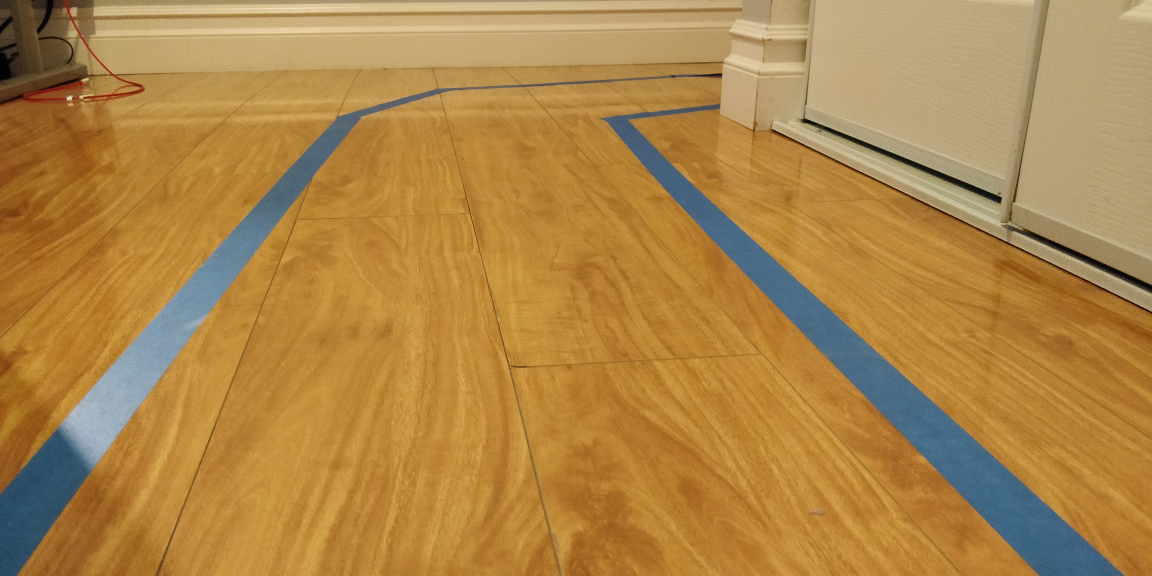
#> input picture lane detection/straight2.jpg, 4608 x 2304 px (shown at 1/4 size)
$ python read.py
#> lines starting #> are read from the running program, lines starting #| are printed output that depends on the picture; after the words box and inside, x2 and y2 are one past the last pixel; in counts of white or black regions, pixels touching at a corner belong together
import cv2
import numpy as np


#Creates mask to isolate blue areas within image
def detect_edges(frame):
    hsv = cv2.cvtColor(frame, cv2.COLOR_BGR2HSV)
    lower_blue = np.array([60, 40, 40])
    upper_blue = np.array([150, 255, 255])
    mask = cv2.inRange(hsv, lower_blue, upper_blue)
    edges = cv2.Canny(mask, 200, 400)
    return edges

#Crop out top half of screen to reduce extra noise in image
def findRegionOfInterest(edges):
    height, width = edges.shape
    mask = np.zeros_like(edges)

    # only focus bottom half of the screen
    polygon = np.array([[
        (0, height * 1 / 2),
        (width, height * 1 / 2),
        (width, height),
        (0, height),
    ]], np.int32)

    cv2.fillPoly(mask, polygon, 255)
    cropped_edges = cv2.bitwise_and(edges, mask)
    return cropped_edges

def detect_line_segments(cropped_edges):
    rho = 1  # distance precision in pixel
    angle = np.pi / 180  # angular precision in radian
    min_threshold = 10  # minimal of votes
    line_segments = cv2.HoughLinesP(cropped_edges, rho, angle, min_threshold, np.array([]), minLineLength=8, maxLineGap=4)
    return line_segments

def make_points(frame, line):
    height, width, _ = frame.shape
    slope, intercept = line
    y1 = height  # bottom of the frame
    y2 = int(y1 * 1 / 2)  # make points from middle of the frame down

    # bound the coordinates within the frame
    x1 = max(-width, min(2 * width, int((y1 - intercept) / slope)))
    x2 = max(-width, min(2 * width, int((y2 - intercept) / slope)))
    return [[x1, y1, x2, y2]]

#Finds the left and right lane by classifying the blue tape based on which side they are on the screen. Once classified,
#calculate average of the slopes and intercepts of the line segments to get the slopes and intercepts of left and right lane lines.
def average_slope_intercept(frame, line_segments):
    """
    This function combines line segments into one or two lane lines
    If all line slopes are < 0: then we only have detected left lane
    If all line slopes are > 0: then we only have detected right lane
    """
    lane_lines = []
    if line_segments is None:
        return lane_lines

    height, width, _ = frame.shape
    left_fit = []
    right_fit = []

    boundary = 1/3
    left_region_boundary = width * (1 - boundary)  # left lane line segment should be on left 2/3 of the screen
    right_region_boundary = width * boundary # right lane line segment should be on left 2/3 of the screen

    for line_segment in line_segments:
        for x1, y1, x2, y2 in line_segment:
            if x1 == x2:
                continue
            fit = np.polyfit((x1, x2), (y1, y2), 1)
            slope = fit[0]
            intercept = fit[1]
            if slope < 0:
                if x1 < left_region_boundary and x2 < left_region_boundary:
                    left_fit.append((slope, intercept))
            else:
                if x1 > right_region_boundary and x2 > right_region_boundary:
                    right_fit.append((slope, intercept))

    left_fit_average = np.average(left_fit, axis=0)
    if len(left_fit) > 0:
        lane_lines.append(make_points(frame, left_fit_average))

    right_fit_average = np.average(right_fit, axis=0)
    if len(right_fit) > 0:
        lane_lines.append(make_points(frame, right_fit_average))
    return lane_lines

def detectLane(frame):
    edges = detect_edges(frame)
    region_of_interest = findRegionOfInterest(edges)
    line_segments = detect_line_segments(region_of_interest)
    average_slope = average_slope_intercept(frame, line_segments)
    return average_slope

def display_lines(frame, lines, line_color=(0, 255, 0), line_width=2):
    line_image = np.zeros_like(frame)
    if lines is not None:
        for line in lines:
            for x1, y1, x2, y2 in line:
                cv2.line(line_image, (x1, y1), (x2, y2), line_color, line_width)
    line_image = cv2.addWeighted(frame, 0.8, line_image, 1, 1)
    return line_image

frame = cv2.imread('straight2.jpg')
#> frame is the input picture: shape (2304, 4608, 3); mean B, G, R 71.6, 134.1, 175.1
lane_line_coordinates = detectLane(frame)
#> in detect_edges, `mask = cv2.inRange(hsv, lower_blue, upper_blue)`:
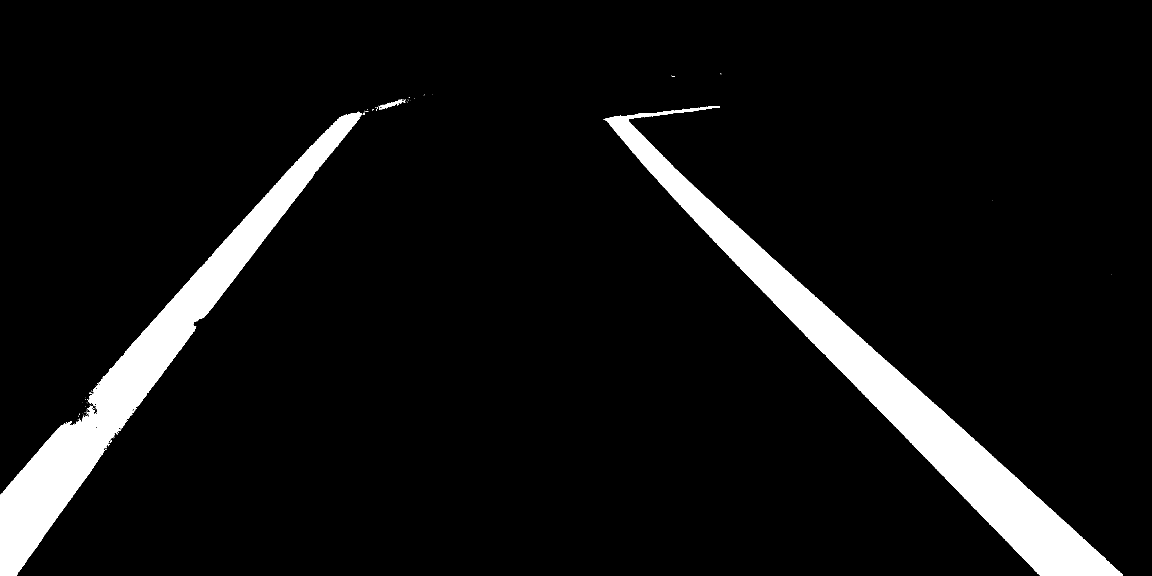
#> mask: shape (2304, 4608) (shown at 1/4 size); 6.9% white; 137 white regions (129 under 20 px), largest, box (x1, y1, x2, y2) and area: (2419, 424, 4492, 2304) 396008, (0, 448, 1448, 2304) 331618, (1520, 398, 1621, 436) 912
#> in detect_edges, `edges = cv2.Canny(mask, 200, 400)`:
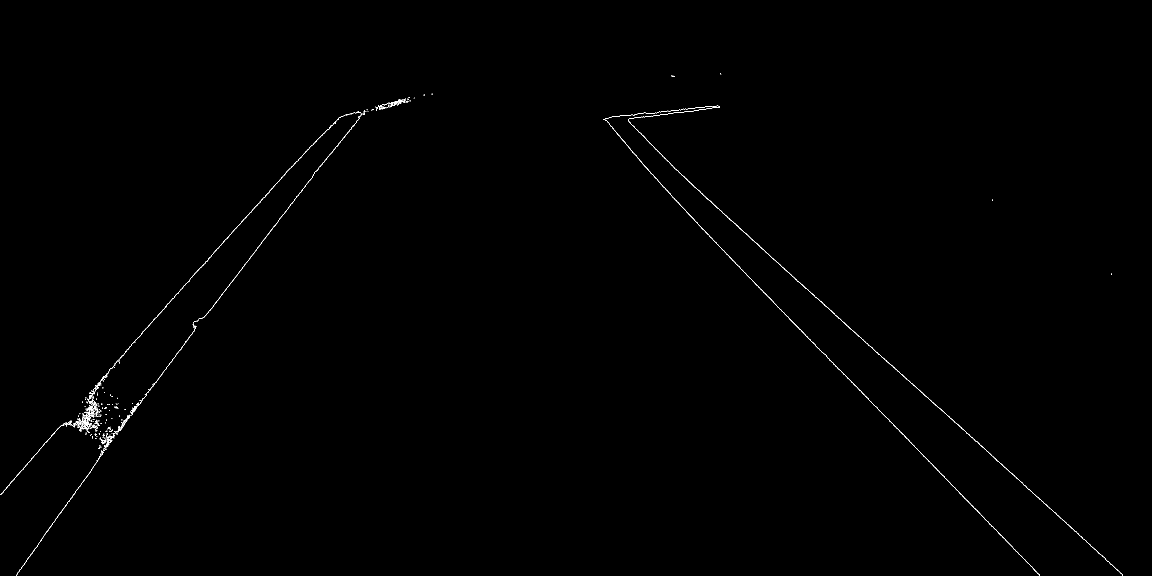
#> edges: shape (2304, 4608) (shown at 1/4 size); 0.15% white in thin lines or dots, all inside (x1, y1, x2, y2) = (0, 294, 4492, 2304)
#> in findRegionOfInterest, `cv2.fillPoly(mask, polygon, 255)`:
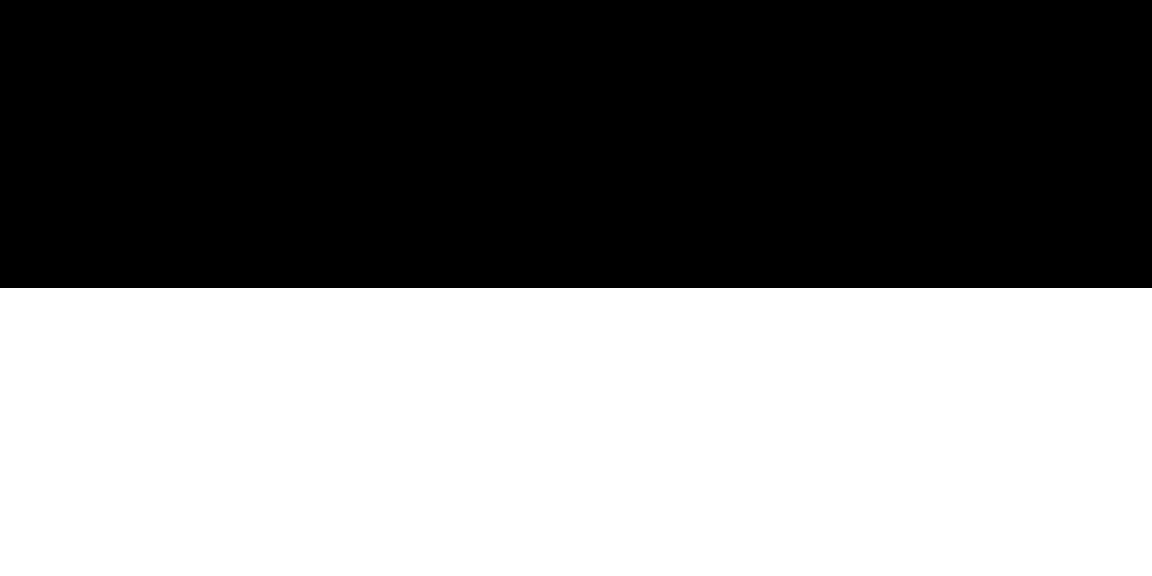
#> mask: shape (2304, 4608) (shown at 1/4 size); 50% white; 1 white region, box (x1, y1, x2, y2) and area: (0, 1152, 4608, 2304) 5308416
#> in findRegionOfInterest, `cropped_edges = cv2.bitwise_and(edges, mask)`:
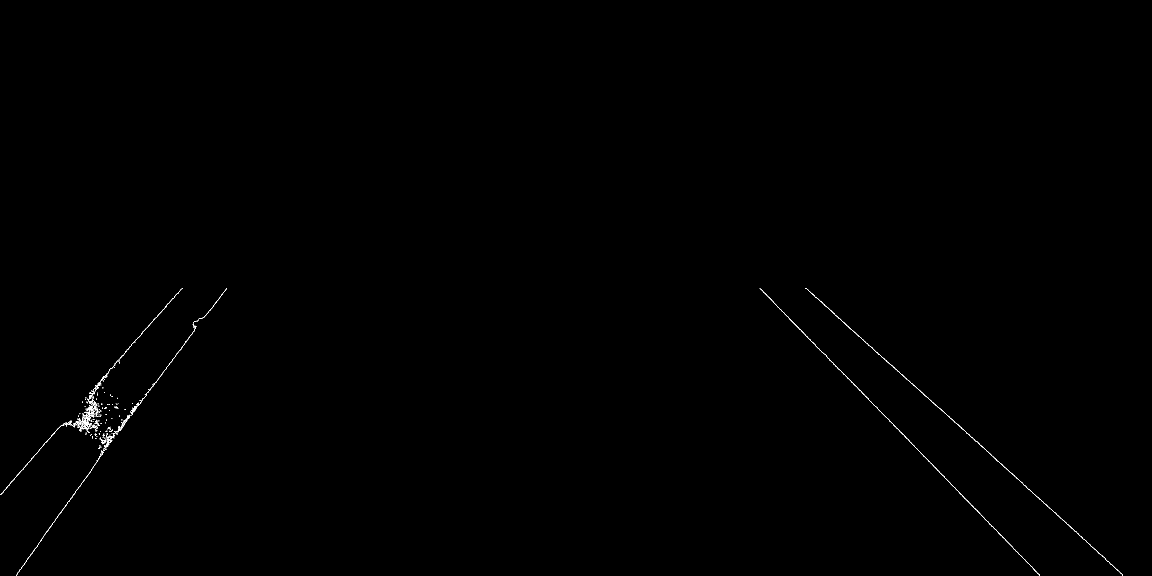
#> cropped_edges: shape (2304, 4608) (shown at 1/4 size); 0.1% white in thin lines or dots, all inside (x1, y1, x2, y2) = (0, 1152, 4492, 2304)
#> in detect_line_segments, `line_segments = cv2.HoughLinesP(cropped_edges, rho, angle, min_thresho..`: line_segments = 457 rows, first 6: [3517, 1418, 3582, 1476], [3495, 1399, 3506, 1409], [3282, 1204, 3297, 1218], [185, 1769, 205, 1745], [375, 1556, 393, 1535], [4132, 2274, 4152, 2295]
#> the loop in average_slope_intercept, `for line_segment in line_segments:` made 457 passes
#> after the loop in average_slope_intercept, `for line_segment in line_segments:`: left_fit = 251 pairs, first value -18 to -4.34e-15, second value 1679.5 to 7977; right_fit = 121 pairs, first value 0.7 to 1.17, second value -2671.1 to -932.2
#> in average_slope_intercept, `left_fit_average = np.average(left_fit, axis=0)`: left_fit_average = [-1.67, 2327.6]
#> in make_points, `slope, intercept = line`: slope = -1.67; intercept = 2327.6
#> in make_points, `x1 = max(-width, min(2 * width, int((y1 - intercept) / slope)))`: x1 = 14
#> in make_points, `x2 = max(-width, min(2 * width, int((y2 - intercept) / slope)))`: x2 = 701
#> in average_slope_intercept, `right_fit_average = np.average(right_fit, axis=0)`: right_fit_average = [0.963, -1867.2]
#> in detectLane, `average_slope = average_slope_intercept(frame, line_segments)`: average_slope = [[[14, 2304, 701, 1152]], [[4332, 2304, 3135, 1152]]]
#> lane_line_coordinates has the same summary as average_slope in detectLane
lane_line_image = display_lines(frame, lane_line_coordinates)
#> the loop in display_lines, `for line in lines:` made 2 passes
#> in display_lines, `line_image = cv2.addWeighted(frame, 0.8, line_image, 1, 1)`:
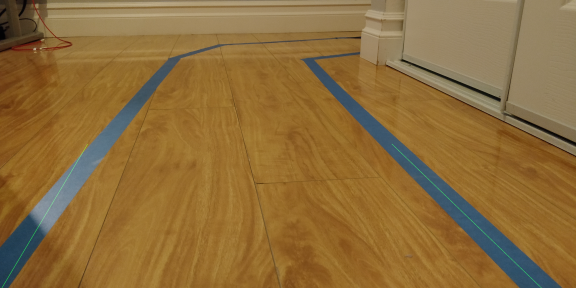
#> line_image: shape (2304, 4608, 3) (shown at 1/8 size); mean B, G, R 58.3, 108.5, 141.1

imS = cv2.resize(lane_line_image, (960, 540))
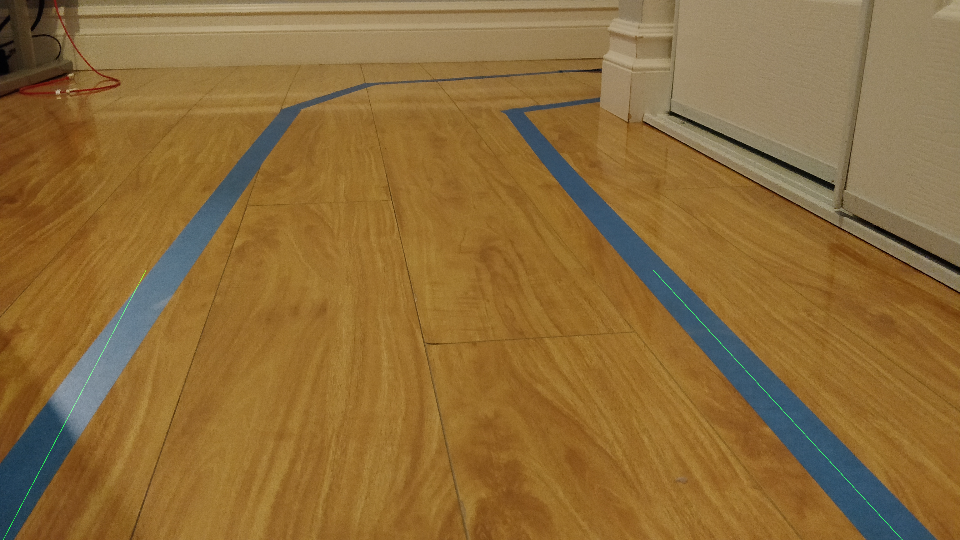
#> imS: shape (540, 960, 3); mean B, G, R 58.2, 108.4, 141
cv2.imshow('result', imS)
cv2.waitKey(0)

$ run again, with lane detection/straight1.jpg copied over lane detection/straight2.jpg
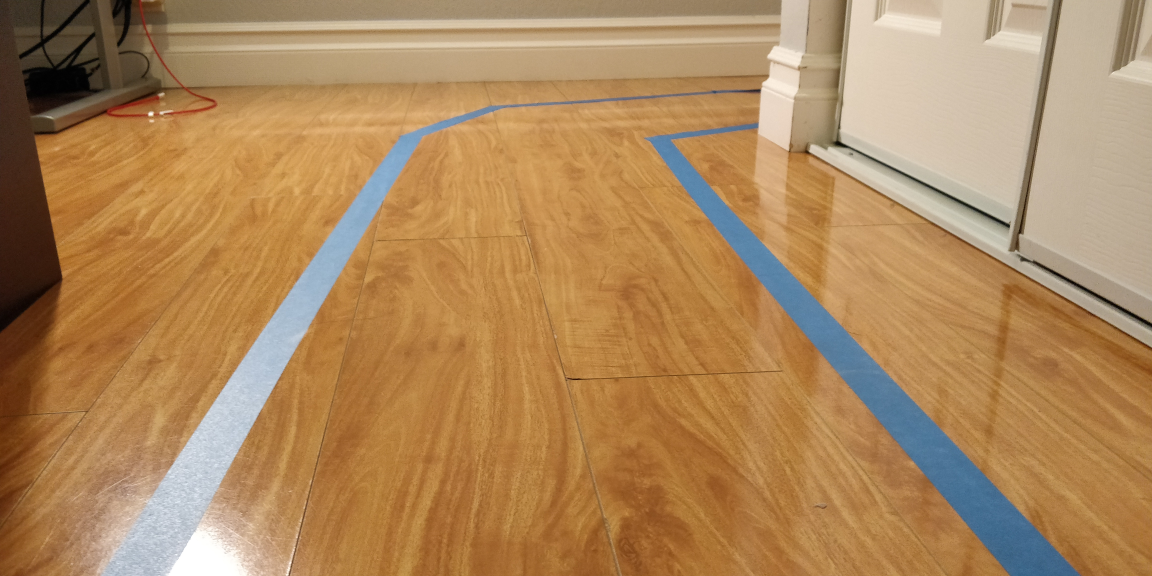
#> input picture lane detection/straight1.jpg, 4608 x 2304 px (shown at 1/4 size)
#> frame is the input picture: shape (2304, 4608, 3); mean B, G, R 91.9, 136, 174.5
#> hsv: shape (2304, 4608, 3); mean H, S, V 21.8, 130.6, 177.6
#> in detect_edges, `mask = cv2.inRange(hsv, lower_blue, upper_blue)`:
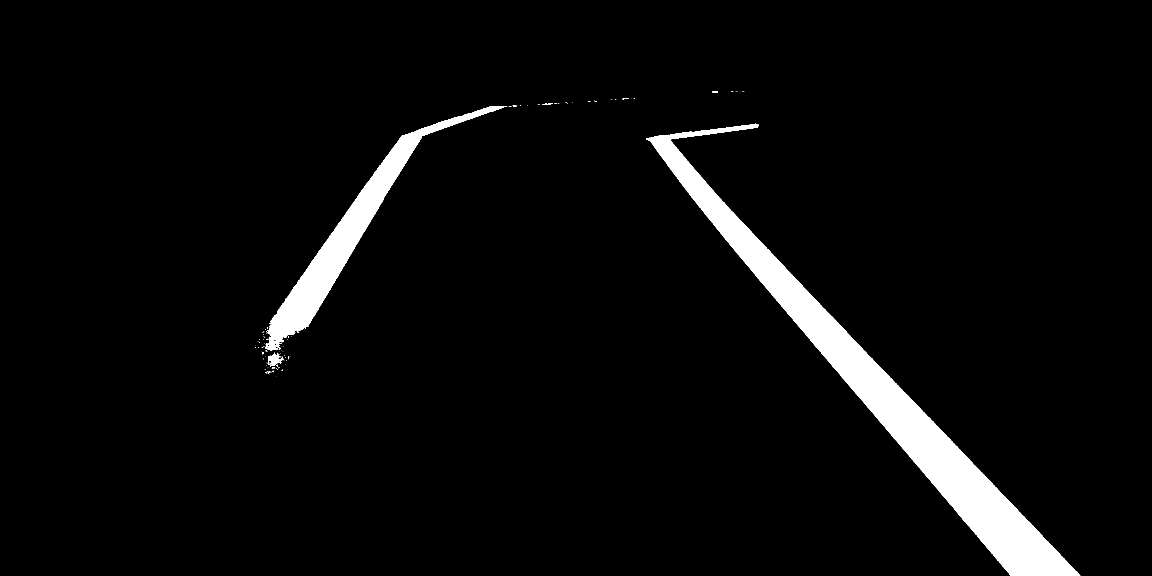
#> mask: shape (2304, 4608) (shown at 1/4 size); 4.1% white; 177 white regions (160 under 20 px), largest, box (x1, y1, x2, y2) and area: (2584, 495, 4321, 2304) 326317, (1060, 424, 2029, 1402) 110297, (1072, 1414, 1122, 1464) 1341
#> edges: shape (2304, 4608); 0.11% white in thin lines or dots, all inside (x1, y1, x2, y2) = (1021, 363, 4321, 2304)
#> cropped_edges: shape (2304, 4608); 0.06% white in thin lines or dots, all inside (x1, y1, x2, y2) = (1021, 1152, 4321, 2304)
#> in detect_line_segments, `line_segments = cv2.HoughLinesP(cropped_edges, rho, angle, min_thresho..`: line_segments = 190 rows, first 6: [3716, 1669, 3787, 1743], [4023, 1991, 4113, 2084], [3888, 2119, 3990, 2241], [3842, 1802, 3971, 1935], [3266, 1389, 3344, 1481], [3699, 1896, 3808, 2026]
#> the loop in average_slope_intercept, `for line_segment in line_segments:` made 190 passes
#> after the loop in average_slope_intercept, `for line_segment in line_segments:`: left_fit = 60 pairs, first value -12 to -0.222, second value 1579 to 14301; right_fit = 97 pairs, first value 0.824 to 1.6, second value -4134 to -1433
#> left_fit_average = [-2.24, 3838.7]
#> slope = -2.24; intercept = 3838.7
#> x1 = 686
#> x2 = 1201
#> right_fit_average = [1.09, -2286.2]
#> average_slope = [[[686, 2304, 1201, 1152]], [[4214, 2304, 3156, 1152]]]
#> lane_line_coordinates has the same summary as average_slope in detectLane
#> the loop in display_lines, `for line in lines:` made 2 passes
#> `imS = cv2.resize(lane_line_image, (960, 540))`:
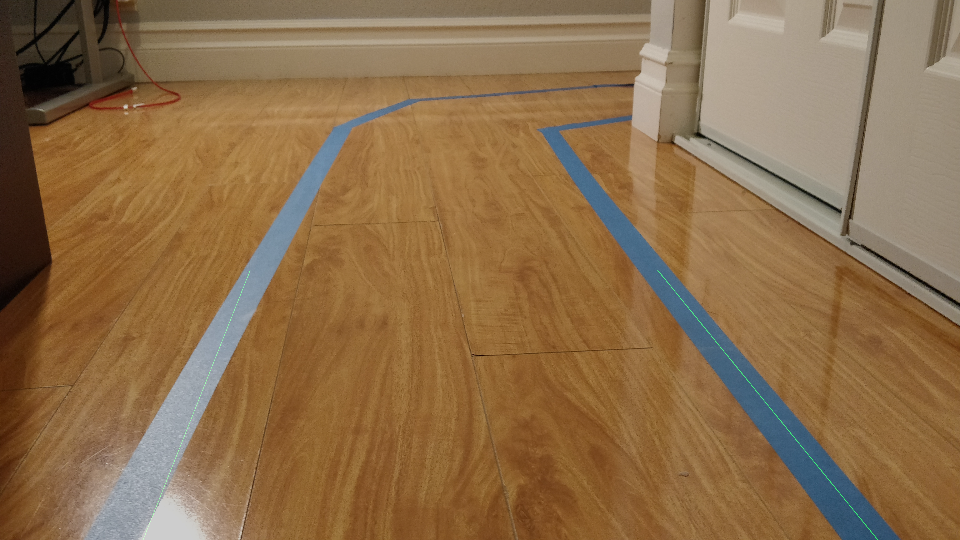
#> imS: shape (540, 960, 3); mean B, G, R 74.4, 109.8, 140.4
